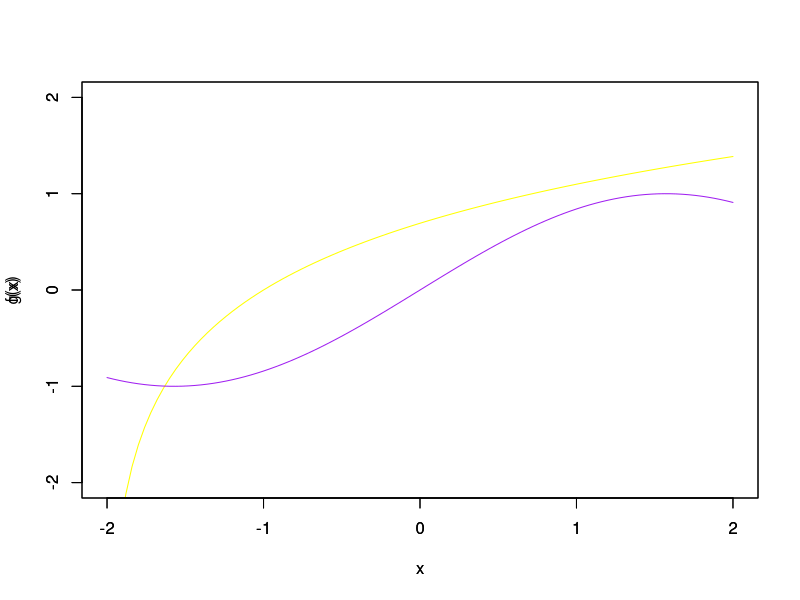
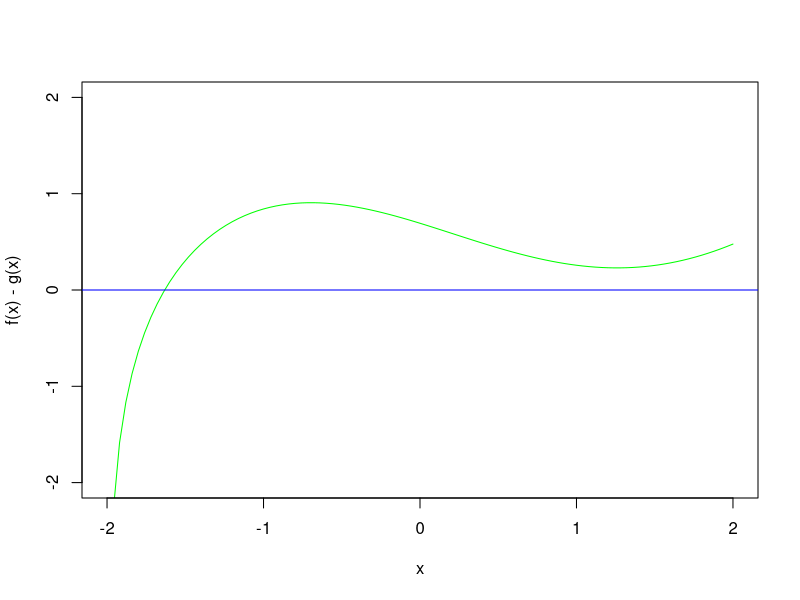

Reproduce these figures in R, in order. (Note: this script raises an error after producing the figures.)
#Codigo Realizado por: Gabriel Gomez Corredor
#                      Simon Davila
#                      Juan Pablo Mendez

#PUNTO 5 DOCUMENTO 2

f <- function(x){
    log(x+2)
  }
f(0)
g <- function(x){
    sin(x)
  }
t <-1e-8
q = function(x){
  log(x+2)-sin(x)
  }
teo = uniroot(q, c(-1.8,-1), tol = 1e-9) 



plot(f, xlim = c(-2,2), ylim=c(-2,2), ylab = "f(x)", col = "yellow")
par(new = TRUE)

plot(g, xlim = c(-2,2), ylim=c(-2,2), ylab = "g(x)", col = "purple")

plot(q, xlim = c(-2,2), ylim=c(-2,2), ylab = "f(x) - g(x)", col = "green")
par(new = TRUE)

abline(0,0, col = "blue")

  a <- 5
  b <- 1
  vec <- c(0)
  vec[1] <- a
  vec[2] <- b
  ind <- 3
  em1 <- c() 
  em1_1 <- c()
  teo2<-teo$root
  while(abs(teo2-vec[ind-2]) > t){
    em1[ind-2]=abs(teo2-vec[ind-2])
    vec[ind]= vec[i-1]-((q(vec[ind-1])*(vec[ind-1]-vec[ind-2]))/(q(vec[ind-1])-q(vec[ind-2])))
    ind = ind+1
  }
  
  ind=1
  while(i<length(em1)+1){
    em1_1[i]=esm1[i+1]
    ind = ind+1
  }
  plot(em1,em1_1, type="l")

  n_iteraciones = length(vec)

  vec2 <- c(0)
  em2 <- c(0)
  em2_1 <- c(0)
  vec2[1] <- a
  vec2[2] <- b
  ind <- 3
  while(abs(teo2-vec2[ind]) > t){
    em2[ind-2]=abs(teo2-vec[ind-2])
    vec2[ind]= vec2[ind-1]-((vec2[ind-1]-vec2[ind-2])/(q(vec2[ind-1])-q(vec2[ind-2])))
    ind = ind+1
  }

  ind=1
  while(ind<length(em2)+1){
    em2_1[ind]=em2[ind+1]
    ind = ind+1
  }

  plot(em2,em2_1, type ="l",col ="red")
  
  tabla = data.frame(em1,em1_1,em2,em2_1)
  tabla